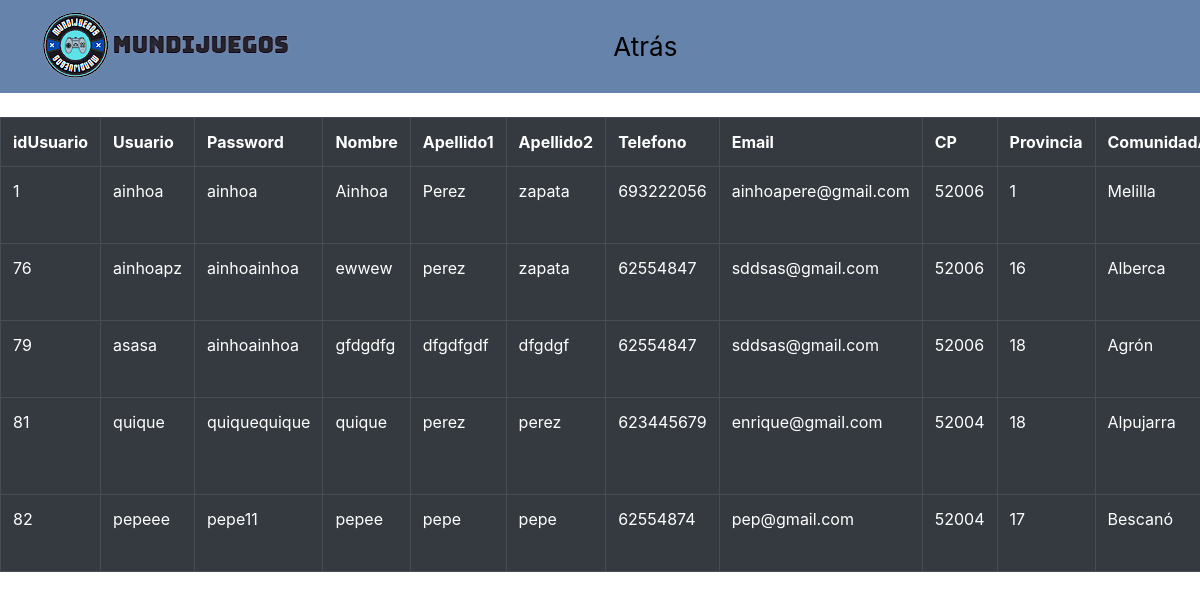
/Codigo/php/panel.php, run on an earlier commit of the app's database.
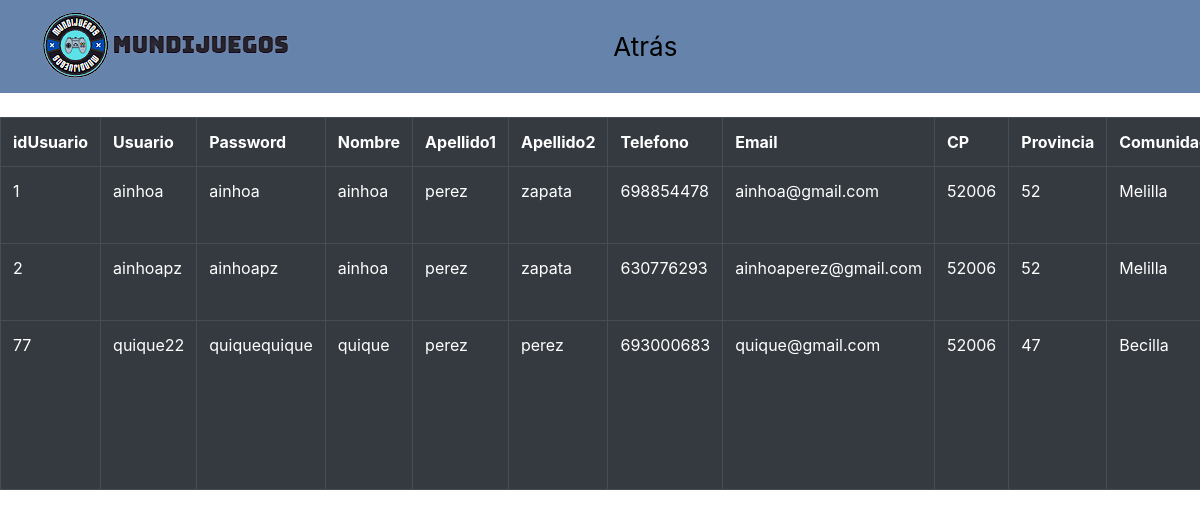
And on a later commit of the database.
### tables this page shows
CREATE TABLE `usuario` (
  `idUsuario` int NOT NULL AUTO_INCREMENT,
  `Usuario` varchar(20) NOT NULL COMMENT 'El usuario debe ser único en la Base de Datos. Además debe tener una longitud mínima de 6 caracteres.',
  `Password` varchar(45) NOT NULL COMMENT 'La contraseña no puede ser nula.\nTiene que tener una longitud mínima de 8 caracteres, contener números y algún carácter especial de la siguiente lista (!,@,#,$,%,&,?,¿,*,€)',
  `Nombre` varchar(45) NOT NULL,
  `Apellido1` varchar(45) NOT NULL,
  `Apellido2` varchar(45) NOT NULL,
  `Telefono` varchar(10) NOT NULL COMMENT 'Se comprobará que solo puedan ser teléfonos nacionales',
  `Email` varchar(45) NOT NULL COMMENT 'Se comprobará que es un email válido',
  `CP` varchar(5) NOT NULL,
  `Provincia` int unsigned NOT NULL COMMENT 'Se comprobará que la provincia introducida concuerda con el CP introducido',
  `ComunidadAutonoma` varchar(45) NOT NULL COMMENT 'Se comprobará que la provincia seleccionada pertenece a la comunidad autónoma correspondiente',
  `Direccion` varchar(45) NOT NULL,
  `Rol` varchar(45) NOT NULL,
  `DNi` varchar(45) NOT NULL,
  `FechaNacimiento` varchar(45) NOT NULL,
  PRIMARY KEY (`idUsuario`),
  UNIQUE KEY `idUsuario_UNIQUE` (`idUsuario`),
  UNIQUE KEY `Usuario_UNIQUE` (`Usuario`),
  KEY `ProvinciasUsuario_idx` (`Provincia`),
  CONSTRAINT `ProvinciasUsuario` FOREIGN KEY (`Provincia`) REFERENCES `provincias` (`id`)
);

### Codigo/php/BD/DAOUsuarios.php (called while the page is built, shortened)
<?php
        function mostrarUsuario($conexion){
            $consulta = "SELECT * FROM `usuario`";
            $resultado = mysqli_query($conexion, $consulta);
            return $resultado;
        }
?>

### Codigo/php/panel.php (the view, shortened to what this page needs)
<?php
require "BD/DAOUsuarios.php";
?>
<!DOCTYPE html>
<html lang="en">
<head>
    <link rel="stylesheet" type="text/css" href="../styles/style2.css">
    <link rel="stylesheet" href="https://cdn.jsdelivr.net/npm/bootstrap@4.5.3/dist/css/bootstrap.min.css">
</head>
    <body>
        <div class="container1">
        <nav class="nav-main1">
	        <a href="index.php"><img src="../img/logoo/logoo.png"></a>
	        <a href="../php/index.php" class="actionpanel">Atrás</a>
        </nav>
        </div>
        <br>
        <div class="table-responsive">
        <table border="1" class="table table-dark">
            <tr>
                <th>idUsuario</th>
                <th>Usuario</th>
                <th>Password</th>
                <th>Nombre</th>
                <th>Apellido1</th>
                <th>Apellido2</th>
                <th>Telefono</th>
                <th>Email</th>
                <th>CP</th>
                <th>Provincia</th>
                <th>ComunidadAutonoma</th>
            </tr>
            <?php
                $conexion = conectar(false);
                $result = mostrarUsuario($conexion);
                    while($fila=mysqli_fetch_assoc($result)){?>
                <tr>
                        <?php
                            foreach($fila as $key => $value){?>
                                <td> <?= $value ?> </td>
                                <?php
                                    }
                                ?>
                </tr>
                        <?php
                                }
                        ?>
        </table>
        </div>
    </body>
</html>

What changed in the data, as far as the page shows it:
removed usuario: idUsuario "76", Usuario "ainhoapz", Password "ainhoainhoa", Nombre "ewwew", Apellido1 "perez", Apellido2 "zapata", Telefono "62554847", Email "sddsas@gmail.com", CP "52006", Provincia "16", ComunidadAutonoma "Alberca"
removed usuario: idUsuario "79", Usuario "asasa", Password "ainhoainhoa", Nombre "gfdgdfg", Apellido1 "dfgdfgdf", Apellido2 "dfgdgf", Telefono "62554847", Email "sddsas@gmail.com", CP "52006", Provincia "18", ComunidadAutonoma "Agrón"
removed usuario: idUsuario "81", Usuario "quique", Password "quiquequique", Nombre "quique", Apellido1 "perez", Apellido2 "perez", Telefono "623445679", Email "enrique@gmail.com", CP "52004", Provincia "18", ComunidadAutonoma "Alpujarra"
removed usuario: idUsuario "82", Usuario "pepeee", Password "pepe11", Nombre "pepee", Apellido1 "pepe", Apellido2 "pepe", Telefono "62554874", Email "pep@gmail.com", CP "52004", Provincia "17", ComunidadAutonoma "Bescanó"
changed usuario id 1: Nombre "Ainhoa" → "ainhoa"; Apellido1 "Perez" → "perez"
added usuario: idUsuario "2", Usuario "ainhoapz", Password "ainhoapz", Nombre "ainhoa", Apellido1 "perez", Apellido2 "zapata", Telefono "630776293", Email "ainhoaperez@gmail.com", CP "52006", Provincia "52", ComunidadAutonoma "Melilla"
added usuario: idUsuario "77", Usuario "quique22", Password "quiquequique", Nombre "quique", Apellido1 "perez", Apellido2 "perez", Telefono "693000683", Email "quique@gmail.com", CP "52006", Provincia "47", ComunidadAutonoma "Becilla"
Also different on the page:
new list line: "698854478"
new list line: "ainhoa@gmail.com"
new list line: "52"
list line gone: "693222056"
list line gone: "ainhoapere@gmail.com"
list line gone: "1"
